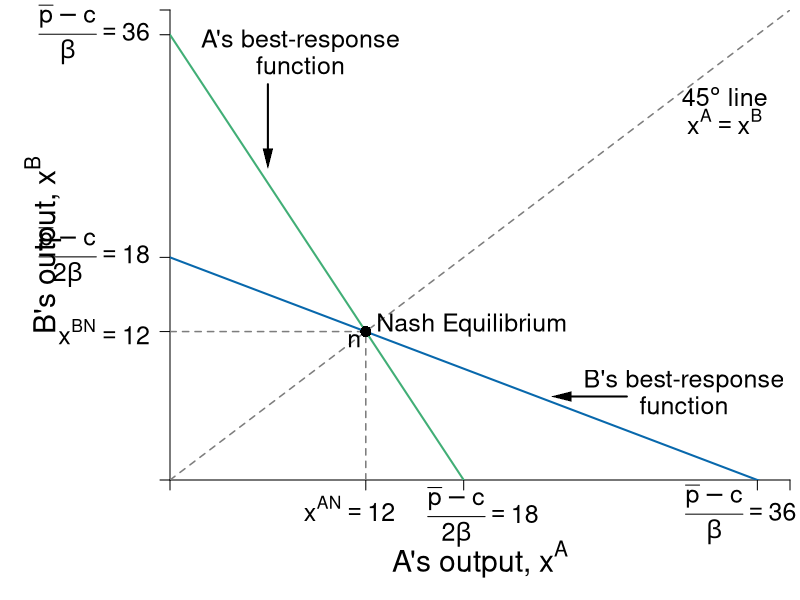

Recreate this plot in R.
require(shape)
pdf(file = "competitionmarkets/cournot_brfs.pdf", width = 9, height = 7)

#Set parameters for graphics
axislabelsize <- 1.8
labelsize <- 1.5
namesize <- 1.8
annotatesize <- 1.5
graphlinewidth <- 2
segmentlinewidth <- 1.5

COL <- c("#7fc97f", "#beaed4", "#fdc086", "#ffff99", "#386cb0", "#f0027f", "#bf5b17", "#666666")
COLA <- c("#e0f3db", "#99d8c9","#66c2a4","#41ae76", "#238b45", "#005824")
COLB <- c("#c6dbef", "#4eb3d3", "#2b8cbe", "#0868ac","#084081")
Grays <- gray.colors(25, start = 1, end = 0)


par(mar =  c(6, 8.5, 0.5, 0.5))

piA <- function(xa, xb, s = 0.5, pmax = 20, c1 = 2) {
  (pmax - s*xb)*xa - s*(xa)^2 - c1*xa
}

piB <- function(xa, xb, s = 0.5, pmax = 20, c1 = 2) {
  (pmax - s*xa)*xb - s*(xb)^2 - c1*xb
}

brfB <- function(xa, s = 0.5, pmax = 20, c1 = 2) {
 (pmax - c1)/(2*s) - (1/2)*xa
}

brfA <- function(xa, s = 0.5, pmax = 20, c1 = 2) {
  (pmax - c1)/s - 2*xa
}


xlims <- c(0, 38)
ylims <- c(0, 38)

npts <- 501 
x <- seq(xlims[1], xlims[2], length.out = npts)
y <- seq(ylims[1], ylims[2], length.out = npts) 


plot(0, 0, xlim = xlims, ylim = ylims, type = "n",
     xlab = expression(paste("")),
     ylab = expression(paste("")), 
     xaxt = "n", 
     yaxt = "n", 
     cex.lab = axislabelsize, 
     bty = "n",
     xaxs = "i", 
     yaxs = "i")


ticksy <- c(0, 12, 18, 36, ylims[2])
ylabels <- c(NA, expression(paste(x^{BN} == 12)), expression(paste( frac(bar(p) - c,2*beta) == 18 )), expression(paste( frac(bar(p) - c,beta) == 36 )), NA)
ticksx <- c(0, 12, 18, 36, xlims[2])
#xlabels <- c(NA, expression(paste(x^{AN} == 12)), expression(paste(frac(bar(p) - c[1],2*beta) == 18)), expression(paste( frac(bar(p) - c[1],beta) ==36 )), NA)
xlabelsnum <- c(NA, NA, NA, expression(paste( frac(bar(p) - c,beta) == 36 )), NA)

text(11, -2.3, expression(paste(x^{AN} == 12)),xpd = TRUE, cex = labelsize)
text(19.2, -3, expression(paste(frac(bar(p) - c,2*beta) == 18)),xpd = TRUE, cex = labelsize)

axis(1, at = ticksx, pos = 0, labels = FALSE)
text(x = c(0, 12, 18, 35, xlims[2]), par("usr")[3] - 0.4, labels = xlabelsnum, srt = 0, pos = 1, xpd = TRUE, cex = labelsize)
axis(2, at = ticksy, pos = 0, labels = ylabels, las = 1, cex.axis = labelsize)

npts <- 500 
xx1 <- seq(xlims[1], xlims[2], length.out = npts)

lines(xx1, brfA(xx1, s = 0.5, pmax = 20, c1 = 2), col = COLA[4], lwd = graphlinewidth)
lines(xx1, brfB(xx1, s = 0.5, pmax = 20, c1 = 2), col = COLB[4], lwd = graphlinewidth)

segments(0, 12, 12, 12, lty = 2, col = Grays[20] , lwd = segmentlinewidth)
segments(12, 0, 12, 12, lty = 2, col = Grays[20] , lwd = segmentlinewidth)
segments(0, 0, xlims[2], ylims[2], lty = 2, col = Grays[20] , lwd = segmentlinewidth)

text(0.5*(xlims[2]), -6.4, expression(paste("A's output, ", x^A)), xpd = TRUE, cex = axislabelsize) 
text(-7.8, 0.5*ylims[2], expression(paste("B's output, ", x^B)), xpd = TRUE, cex = axislabelsize, srt = 90) 

#Label point i. 
points(12, 12, pch = 16, col = "black", cex = 1.5)
text(18.5, 12.5, expression(paste("Nash Equilibrium")), cex = annotatesize)
text(11.3, 11.3, expression(paste(n)), cex = labelsize)

text(34, 31, expression(paste(45*degree, " line")), cex = labelsize)
text(34, 29, expression(paste(x^A == x^B)), cex = labelsize)


#B's brf
text(31.5, 8, expression(paste("B's best-response")), cex = annotatesize)
text(31.5, 6, expression(paste("function")), cex = annotatesize)
Arrows(28, 6.75, 24, 6.75, col = "black", lty = 1, lwd = 2, arr.type = "triangle", arr.lwd = 0.5)

#A's brf
text(8, 35.5, expression(paste("A's best-response")), cex = annotatesize)
text(8, 33.5, expression(paste("function")), cex = annotatesize)
Arrows(6, 32, 6, 26, col = "black", lty = 1, lwd = 2, arr.type = "triangle", arr.lwd = 0.5)


dev.off()
